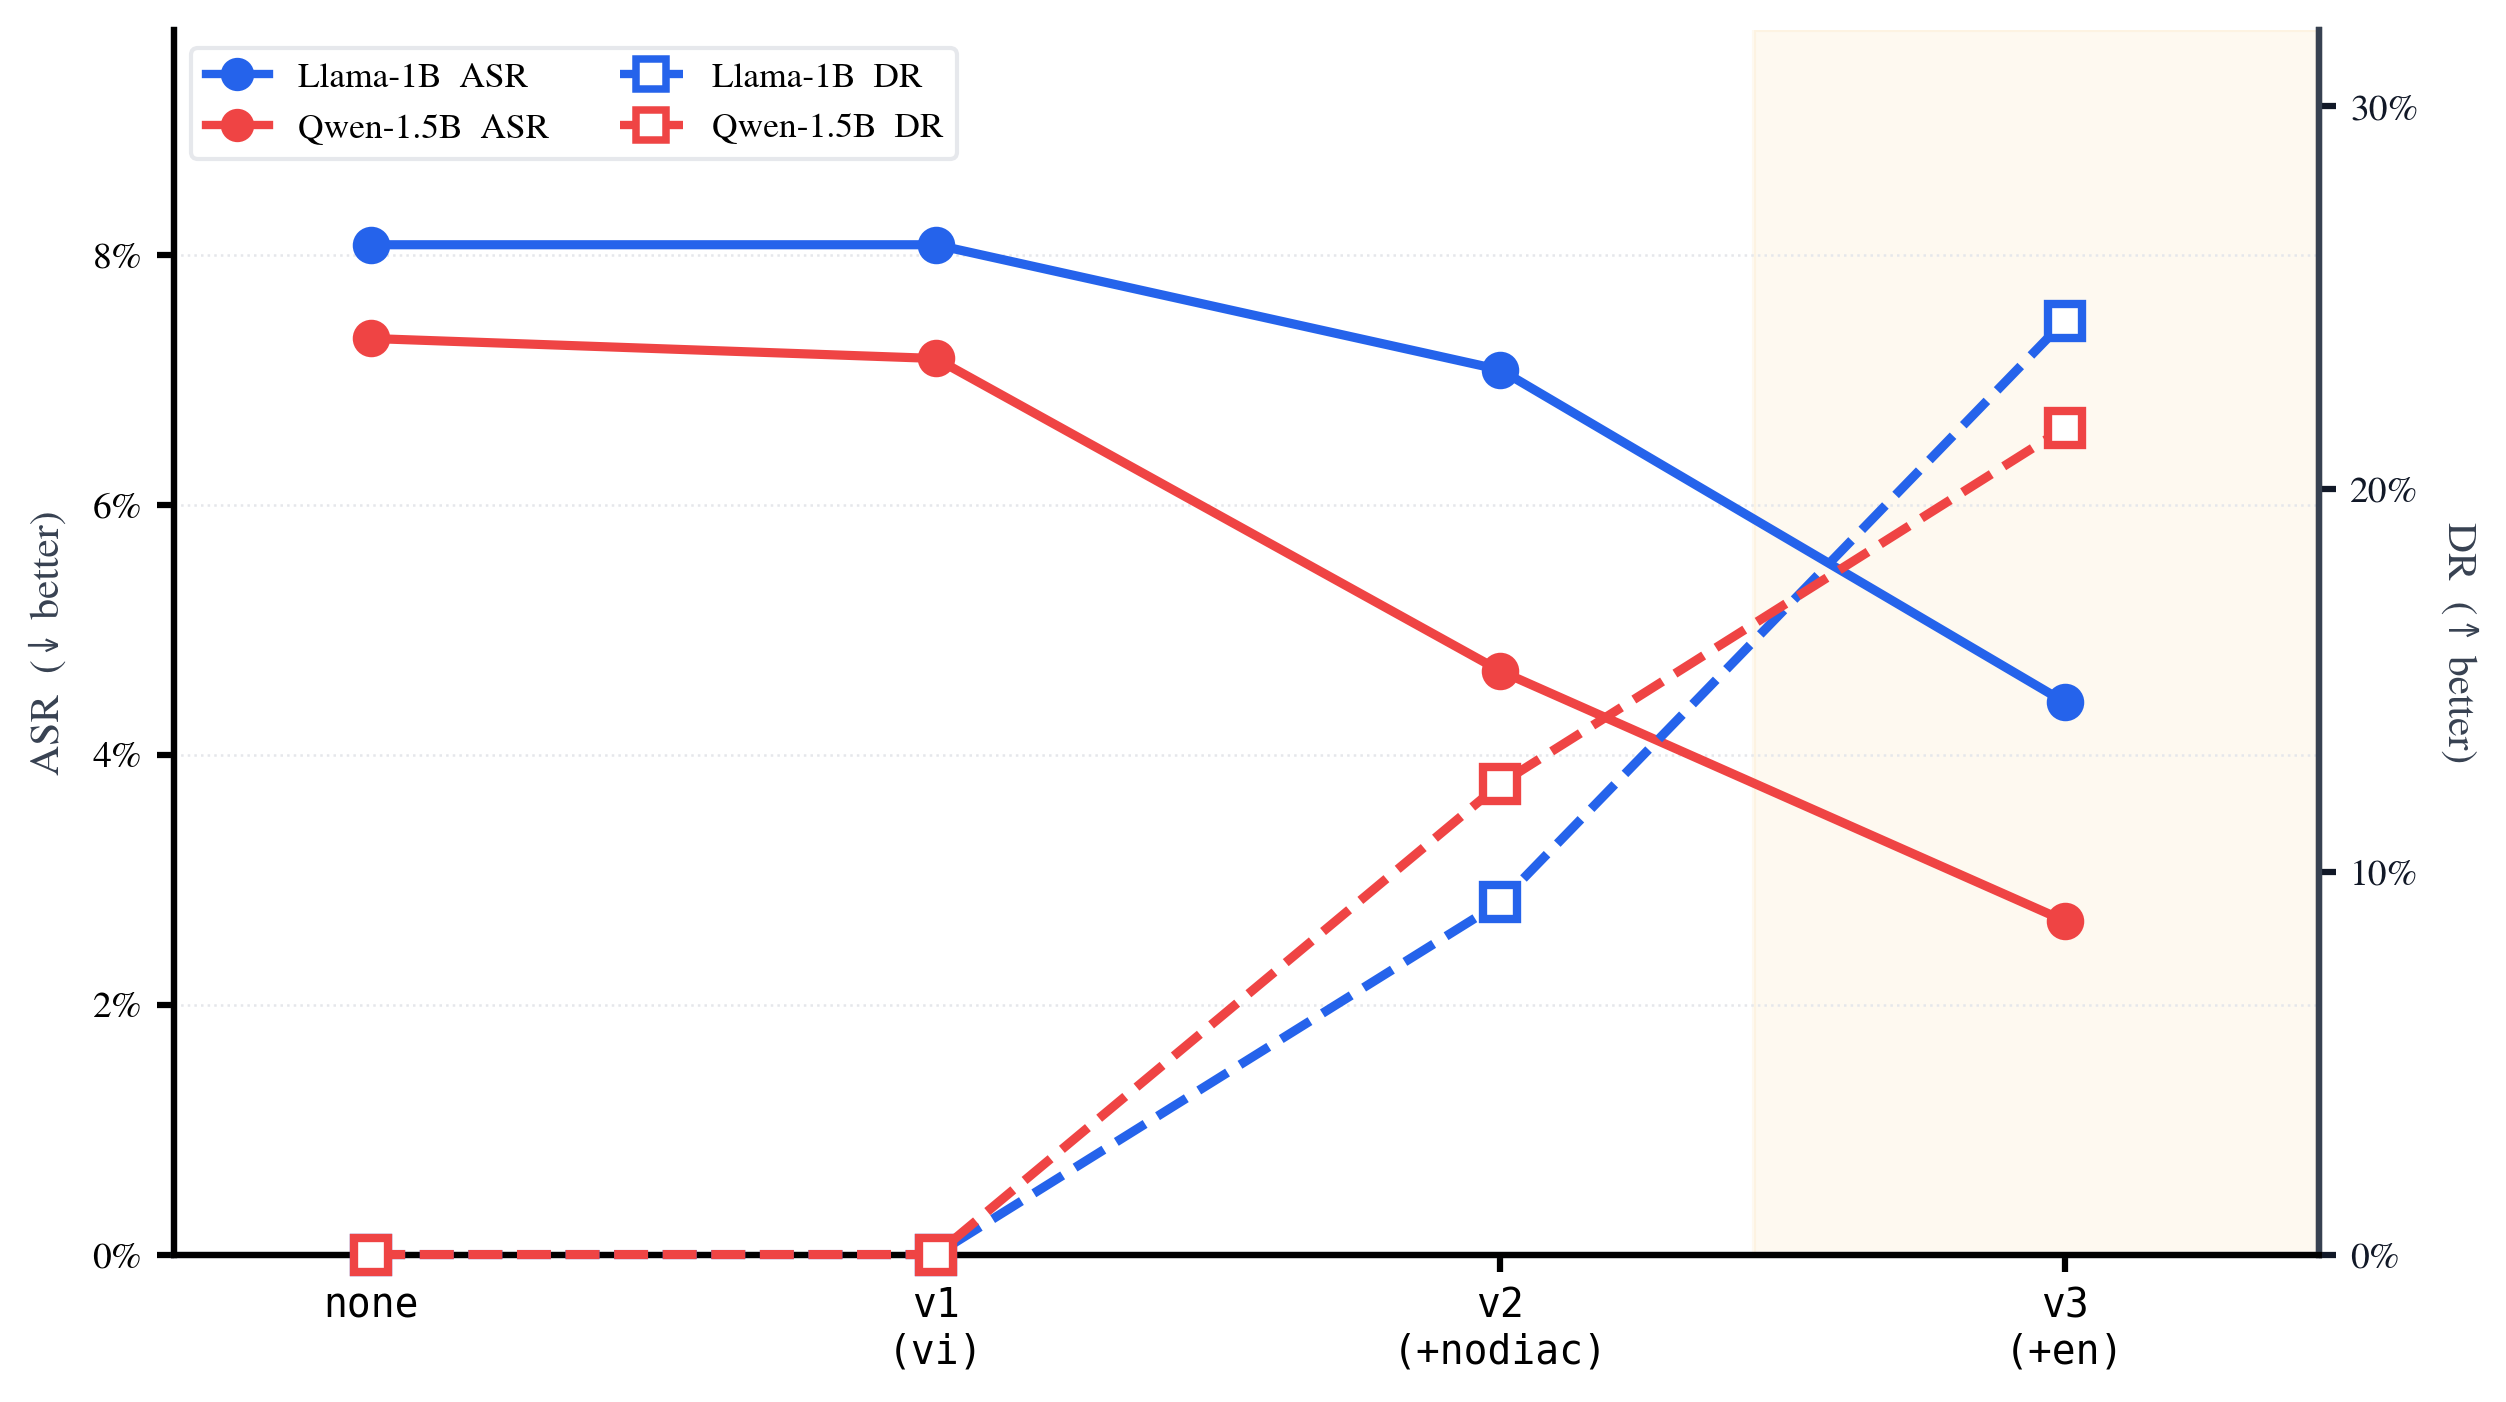

Source code (Python):
"""
fig2_guard_ablation.py — Guard ablation dual-axis chart, paper-quality figure.
Usage: python visual/fig2_guard_ablation.py
"""
import matplotlib
matplotlib.use('Agg')
import matplotlib.pyplot as plt
import matplotlib.lines as mlines
import numpy as np
import os

OUT_PNG = os.path.join(os.path.dirname(__file__), 'fig2_guard_ablation.png')
OUT_PDF = os.path.join(os.path.dirname(__file__), 'fig2_guard_ablation.pdf')

# ---------- Data ----------
x = np.array([0, 1, 2, 3])
config_labels = ['none', 'v1\n(vi)', 'v2\n(+nodiac)', 'v3\n(+en)']

llama_asr = np.array([8.08, 8.08, 7.08, 4.42])
qwen_asr  = np.array([7.33, 7.17, 4.67, 2.67])
llama_dr  = np.array([0.0,  0.0,  9.2,  24.4])
qwen_dr   = np.array([0.0,  0.0,  12.3, 21.6])

C_LLAMA = '#2563EB'
C_QWEN  = '#EF4444'

# ---------- Style ----------
plt.rcParams.update({
    'font.family': 'serif',
    'font.serif': ['Times New Roman', 'Times', 'Nimbus Roman', 'DejaVu Serif'],
    'pdf.fonttype': 42,
    'ps.fonttype': 42,
    'axes.spines.top': False,
    'axes.linewidth': 1.5,
    'xtick.labelsize': 9,
    'ytick.labelsize': 9,
    'xtick.major.size': 4,
    'ytick.major.size': 4,
    'xtick.major.width': 1.5,
    'ytick.major.width': 1.5,
    'figure.dpi': 100,
})

fig, ax1 = plt.subplots(figsize=(8.5, 4.8))
ax2 = ax1.twinx()

# Shade the "+EN" step
ax1.axvspan(2.45, 3.55, alpha=0.06, color='#F59E0B', zorder=0)

# ---- ASR lines (left axis, solid) ----
ms = 8
ax1.plot(x, llama_asr, '-o', color=C_LLAMA, markersize=ms, linewidth=2.2,
         zorder=4, label='Llama-1B · ASR', clip_on=False)
ax1.plot(x, qwen_asr,  '-o', color=C_QWEN,  markersize=ms, linewidth=2.2,
         zorder=4, label='Qwen-1.5B · ASR', clip_on=False)

# ---- DR lines (right axis, dashed + open square) ----
kw_dr = dict(markersize=ms, linewidth=2.2, zorder=4,
             markerfacecolor='white', markeredgewidth=2.0, clip_on=False)
ax2.plot(x, llama_dr, '--s', color=C_LLAMA, **kw_dr, label='Llama-1B · DR')
ax2.plot(x, qwen_dr,  '--s', color=C_QWEN,  **kw_dr, label='Qwen-1.5B · DR')

# ---- Left Y (ASR) ----
ax1.set_ylim(0, 9.8)
ax1.set_yticks([0, 2, 4, 6, 8])
ax1.set_yticklabels(['0%', '2%', '4%', '6%', '8%'])
ax1.set_ylabel('ASR  (↓ better)', fontsize=10, color='#374151', labelpad=6)
ax1.yaxis.grid(True, linestyle=':', linewidth=0.6, color='#E5E7EB', zorder=0)
ax1.set_axisbelow(True)

# ---- Right Y (DR): linear percentage scale ----
ax2.set_ylim(0, 32)
ax2.set_yticks([0, 10, 20, 30])
ax2.set_yticklabels(['0%', '10%', '20%', '30%'])
ax2.set_ylabel('DR  (↑ better)', fontsize=10, color='#374151', rotation=270, labelpad=14)
ax2.spines['top'].set_visible(False)
ax2.spines['right'].set_linewidth(1.5)
ax2.spines['right'].set_color('#374151')
ax2.tick_params(axis='y', colors='#111827')
# ---- X axis ----
ax1.set_xticks(x)
ax1.set_xticklabels(config_labels, fontsize=9.5, fontfamily='monospace')
ax1.set_xlim(-0.35, 3.45)
ax1.spines['bottom'].set_color('#374151')
ax1.spines['left'].set_color('#374151')


# ---- Legend ----
handles = [
    mlines.Line2D([], [], color=C_LLAMA, marker='o', linestyle='-',
                  markersize=7, linewidth=2, label='Llama-1B  ASR'),
    mlines.Line2D([], [], color=C_QWEN,  marker='o', linestyle='-',
                  markersize=7, linewidth=2, label='Qwen-1.5B  ASR'),
    mlines.Line2D([], [], color=C_LLAMA, marker='s', linestyle='--',
                  markersize=7, linewidth=2, markerfacecolor='white',
                  markeredgewidth=1.8, label='Llama-1B  DR'),
    mlines.Line2D([], [], color=C_QWEN,  marker='s', linestyle='--',
                  markersize=7, linewidth=2, markerfacecolor='white',
                  markeredgewidth=1.8, label='Qwen-1.5B  DR'),
]
ax1.legend(handles=handles, fontsize=8.5, loc='upper left', framealpha=0.95,
           edgecolor='#E5E7EB', ncol=2, handlelength=1.8)

plt.tight_layout(pad=1.2)
plt.savefig(OUT_PDF, bbox_inches='tight', facecolor='white', edgecolor='none')
plt.savefig(OUT_PNG, dpi=300, bbox_inches='tight', facecolor='white', edgecolor='none')
print(f"Saved: {OUT_PDF}")
print(f"Saved: {OUT_PNG}")
